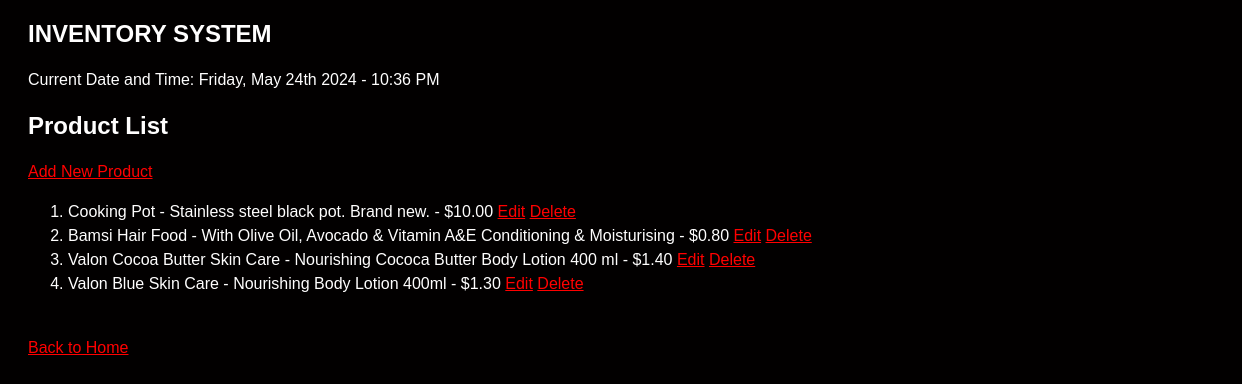
/products/, run on an earlier commit of the app's database.
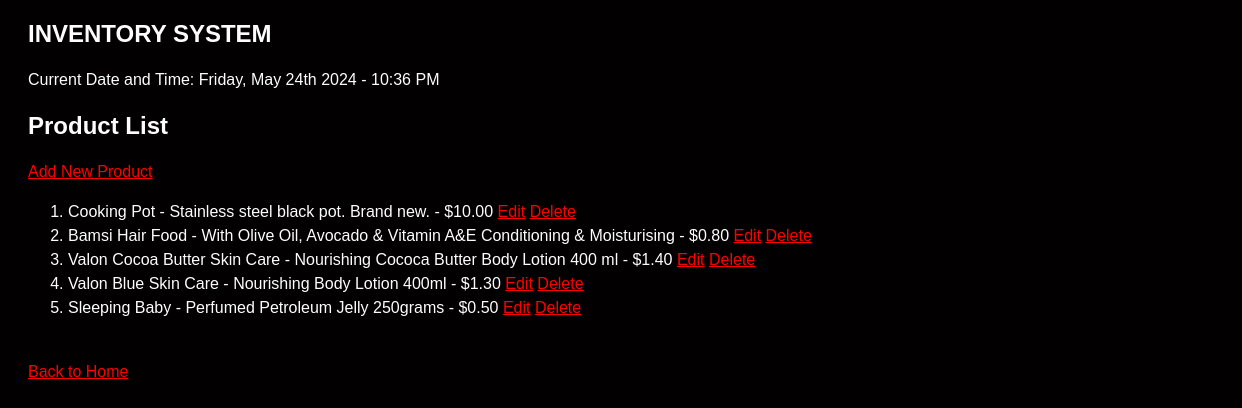
And on a later commit of the database.
### inventory/models.py (models this page shows, shortened)
class Product(models.Model):
    name = models.CharField(max_length=100)
    description = models.TextField()
    price = models.DecimalField(max_digits=10, decimal_places=2)
    supplier = models.ForeignKey(Supplier, on_delete=models.CASCADE)

### inventory/views.py (the view)
# urls.py: path('products/', views.product_list, name='product_list'),
def product_list(request):
    products = Product.objects.all()
    return render(request, 'inventory/product_list.html', {'products': products})

### inventory/templates/inventory/product_list.html
{% extends 'inventory/base.html' %}
{% block content %}
    <h1>Product List</h1>
    <a href="{% url 'product_create' %}">Add New Product</a>
    <ol start="1">
        {% for product in products %}
            <li>{{ product.name }} - {{ product.description }} - ${{ product.price }}
                <a href="{% url 'update_product' product.pk %}">Edit</a>
                <a href="{% url 'delete_product' product.pk %}">Delete</a>
            </li>
        {% endfor %}
    </ol>
    <br>
    <a href="{% url 'index' %}">Back to Home</a>
{% endblock %}

What changed in the data, as far as the page shows it:
added Product: name "Sleeping Baby", description "Perfumed Petroleum Jelly 250grams", price "0.50"
